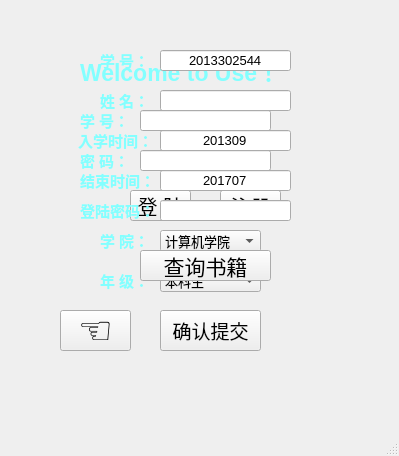
<?xml version="1.0" encoding="UTF-8"?>
<ui version="4.0">
 <class>MainWindow</class>
 <widget class="QMainWindow" name="MainWindow">
  <property name="windowModality">
   <enum>Qt::WindowModal</enum>
  </property>
  <property name="geometry">
   <rect>
    <x>0</x>
    <y>0</y>
    <width>399</width>
    <height>456</height>
   </rect>
  </property>
  <property name="font">
   <font>
    <pointsize>10</pointsize>
    <weight>50</weight>
    <bold>false</bold>
   </font>
  </property>
  <property name="windowTitle">
   <string>图书查询</string>
  </property>
  <property name="styleSheet">
   <string notr="true">border-image:./123.jpg</string>
  </property>
  <property name="unifiedTitleAndToolBarOnMac">
   <bool>false</bool>
  </property>
  <property name="test" stdset="0">
   <pixmap>../../123.JPG</pixmap>
  </property>
  <widget class="QWidget" name="centralWidget">
   <widget class="QLineEdit" name="usename">
    <property name="geometry">
     <rect>
      <x>140</x>
      <y>110</y>
      <width>131</width>
      <height>21</height>
     </rect>
    </property>
    <property name="font">
     <font>
      <pointsize>10</pointsize>
     </font>
    </property>
    <property name="echoMode">
     <enum>QLineEdit::Normal</enum>
    </property>
   </widget>
   <widget class="QLineEdit" name="password">
    <property name="geometry">
     <rect>
      <x>140</x>
      <y>150</y>
      <width>131</width>
      <height>21</height>
     </rect>
    </property>
    <property name="font">
     <font>
      <pointsize>8</pointsize>
     </font>
    </property>
    <property name="echoMode">
     <enum>QLineEdit::Password</enum>
    </property>
   </widget>
   <widget class="QLabel" name="luse">
    <property name="geometry">
     <rect>
      <x>80</x>
      <y>110</y>
      <width>61</width>
      <height>20</height>
     </rect>
    </property>
    <property name="font">
     <font>
      <pointsize>11</pointsize>
      <weight>75</weight>
      <bold>true</bold>
     </font>
    </property>
    <property name="styleSheet">
     <string notr="true">color: rgb(131, 255, 255);</string>
    </property>
    <property name="text">
     <string>学 号：</string>
    </property>
   </widget>
   <widget class="QLabel" name="lpass">
    <property name="geometry">
     <rect>
      <x>80</x>
      <y>150</y>
      <width>61</width>
      <height>20</height>
     </rect>
    </property>
    <property name="font">
     <font>
      <pointsize>11</pointsize>
      <weight>75</weight>
      <bold>true</bold>
     </font>
    </property>
    <property name="styleSheet">
     <string notr="true">color: rgb(131, 255, 255);</string>
    </property>
    <property name="text">
     <string>密 码：</string>
    </property>
   </widget>
   <widget class="QLabel" name="welcome">
    <property name="geometry">
     <rect>
      <x>80</x>
      <y>50</y>
      <width>221</width>
      <height>41</height>
     </rect>
    </property>
    <property name="font">
     <font>
      <pointsize>17</pointsize>
      <weight>75</weight>
      <bold>true</bold>
     </font>
    </property>
    <property name="styleSheet">
     <string notr="true">color: rgb(131, 255, 255);</string>
    </property>
    <property name="text">
     <string>Welcome to Use！</string>
    </property>
   </widget>
   <widget class="QPushButton" name="getin">
    <property name="geometry">
     <rect>
      <x>130</x>
      <y>190</y>
      <width>61</width>
      <height>31</height>
     </rect>
    </property>
    <property name="font">
     <font>
      <pointsize>15</pointsize>
     </font>
    </property>
    <property name="text">
     <string>登 陆</string>
    </property>
   </widget>
   <widget class="QPushButton" name="login">
    <property name="geometry">
     <rect>
      <x>220</x>
      <y>190</y>
      <width>61</width>
      <height>31</height>
     </rect>
    </property>
    <property name="font">
     <font>
      <pointsize>15</pointsize>
     </font>
    </property>
    <property name="text">
     <string>注册</string>
    </property>
   </widget>
   <widget class="QLineEdit" name="usename1">
    <property name="geometry">
     <rect>
      <x>160</x>
      <y>50</y>
      <width>131</width>
      <height>21</height>
     </rect>
    </property>
    <property name="font">
     <font>
      <pointsize>10</pointsize>
     </font>
    </property>
    <property name="text">
     <string>2013302544</string>
    </property>
    <property name="echoMode">
     <enum>QLineEdit::Normal</enum>
    </property>
    <property name="alignment">
     <set>Qt::AlignCenter</set>
    </property>
   </widget>
   <widget class="QLabel" name="luse1">
    <property name="geometry">
     <rect>
      <x>100</x>
      <y>50</y>
      <width>61</width>
      <height>20</height>
     </rect>
    </property>
    <property name="font">
     <font>
      <pointsize>11</pointsize>
      <weight>75</weight>
      <bold>true</bold>
     </font>
    </property>
    <property name="styleSheet">
     <string notr="true">color: rgb(131, 255, 255);</string>
    </property>
    <property name="text">
     <string>学 号：</string>
    </property>
   </widget>
   <widget class="QLabel" name="lname1">
    <property name="geometry">
     <rect>
      <x>100</x>
      <y>90</y>
      <width>61</width>
      <height>20</height>
     </rect>
    </property>
    <property name="font">
     <font>
      <pointsize>11</pointsize>
      <weight>75</weight>
      <bold>true</bold>
     </font>
    </property>
    <property name="styleSheet">
     <string notr="true">color: rgb(131, 255, 255);</string>
    </property>
    <property name="text">
     <string>姓 名：</string>
    </property>
   </widget>
   <widget class="QLineEdit" name="name">
    <property name="geometry">
     <rect>
      <x>160</x>
      <y>90</y>
      <width>131</width>
      <height>21</height>
     </rect>
    </property>
    <property name="font">
     <font>
      <pointsize>10</pointsize>
     </font>
    </property>
    <property name="echoMode">
     <enum>QLineEdit::Normal</enum>
    </property>
    <property name="alignment">
     <set>Qt::AlignCenter</set>
    </property>
   </widget>
   <widget class="QLabel" name="lstart">
    <property name="geometry">
     <rect>
      <x>78</x>
      <y>130</y>
      <width>71</width>
      <height>20</height>
     </rect>
    </property>
    <property name="font">
     <font>
      <pointsize>11</pointsize>
      <weight>75</weight>
      <bold>true</bold>
     </font>
    </property>
    <property name="styleSheet">
     <string notr="true">color: rgb(131, 255, 255);</string>
    </property>
    <property name="text">
     <string>入学时间：</string>
    </property>
   </widget>
   <widget class="QLineEdit" name="starttime">
    <property name="geometry">
     <rect>
      <x>160</x>
      <y>130</y>
      <width>131</width>
      <height>21</height>
     </rect>
    </property>
    <property name="font">
     <font>
      <pointsize>10</pointsize>
     </font>
    </property>
    <property name="text">
     <string>201309</string>
    </property>
    <property name="echoMode">
     <enum>QLineEdit::Normal</enum>
    </property>
    <property name="alignment">
     <set>Qt::AlignCenter</set>
    </property>
   </widget>
   <widget class="QLabel" name="lover">
    <property name="geometry">
     <rect>
      <x>80</x>
      <y>170</y>
      <width>71</width>
      <height>20</height>
     </rect>
    </property>
    <property name="font">
     <font>
      <pointsize>11</pointsize>
      <weight>75</weight>
      <bold>true</bold>
     </font>
    </property>
    <property name="styleSheet">
     <string notr="true">color: rgb(131, 255, 255);</string>
    </property>
    <property name="text">
     <string>结束时间：</string>
    </property>
   </widget>
   <widget class="QLineEdit" name="overtime">
    <property name="geometry">
     <rect>
      <x>160</x>
      <y>170</y>
      <width>131</width>
      <height>21</height>
     </rect>
    </property>
    <property name="font">
     <font>
      <pointsize>10</pointsize>
     </font>
    </property>
    <property name="text">
     <string>201707</string>
    </property>
    <property name="echoMode">
     <enum>QLineEdit::Normal</enum>
    </property>
    <property name="alignment">
     <set>Qt::AlignCenter</set>
    </property>
   </widget>
   <widget class="QComboBox" name="college">
    <property name="geometry">
     <rect>
      <x>160</x>
      <y>230</y>
      <width>101</width>
      <height>22</height>
     </rect>
    </property>
    <item>
     <property name="text">
      <string>计算机学院</string>
     </property>
    </item>
    <item>
     <property name="text">
      <string>电子信息学院</string>
     </property>
    </item>
    <item>
     <property name="text">
      <string>自动化学院</string>
     </property>
    </item>
    <item>
     <property name="text">
      <string>机电学院</string>
     </property>
    </item>
   </widget>
   <widget class="QLabel" name="lcollege">
    <property name="geometry">
     <rect>
      <x>100</x>
      <y>230</y>
      <width>51</width>
      <height>20</height>
     </rect>
    </property>
    <property name="font">
     <font>
      <pointsize>11</pointsize>
      <weight>75</weight>
      <bold>true</bold>
     </font>
    </property>
    <property name="styleSheet">
     <string notr="true">color: rgb(131, 255, 255);</string>
    </property>
    <property name="text">
     <string>学 院：</string>
    </property>
   </widget>
   <widget class="QComboBox" name="grade">
    <property name="geometry">
     <rect>
      <x>160</x>
      <y>270</y>
      <width>101</width>
      <height>22</height>
     </rect>
    </property>
    <item>
     <property name="text">
      <string>本科生</string>
     </property>
    </item>
    <item>
     <property name="text">
      <string>研究生</string>
     </property>
    </item>
    <item>
     <property name="text">
      <string>博士</string>
     </property>
    </item>
    <item>
     <property name="text">
      <string>老师</string>
     </property>
    </item>
   </widget>
   <widget class="QLabel" name="lgrade">
    <property name="geometry">
     <rect>
      <x>100</x>
      <y>270</y>
      <width>51</width>
      <height>20</height>
     </rect>
    </property>
    <property name="font">
     <font>
      <pointsize>11</pointsize>
      <weight>75</weight>
      <bold>true</bold>
     </font>
    </property>
    <property name="styleSheet">
     <string notr="true">color: rgb(131, 255, 255);</string>
    </property>
    <property name="text">
     <string>年 级：</string>
    </property>
   </widget>
   <widget class="QPushButton" name="submit">
    <property name="geometry">
     <rect>
      <x>160</x>
      <y>310</y>
      <width>101</width>
      <height>41</height>
     </rect>
    </property>
    <property name="font">
     <font>
      <pointsize>14</pointsize>
      <weight>50</weight>
      <bold>false</bold>
     </font>
    </property>
    <property name="styleSheet">
     <string notr="true">border-color: rgb(103, 253, 255);</string>
    </property>
    <property name="text">
     <string>确认提交</string>
    </property>
   </widget>
   <widget class="QPushButton" name="search">
    <property name="geometry">
     <rect>
      <x>140</x>
      <y>250</y>
      <width>131</width>
      <height>31</height>
     </rect>
    </property>
    <property name="font">
     <font>
      <pointsize>16</pointsize>
     </font>
    </property>
    <property name="text">
     <string>查询书籍</string>
    </property>
   </widget>
   <widget class="QLineEdit" name="password1">
    <property name="geometry">
     <rect>
      <x>160</x>
      <y>200</y>
      <width>131</width>
      <height>21</height>
     </rect>
    </property>
    <property name="font">
     <font>
      <pointsize>8</pointsize>
     </font>
    </property>
    <property name="text">
     <string/>
    </property>
    <property name="echoMode">
     <enum>QLineEdit::Normal</enum>
    </property>
    <property name="alignment">
     <set>Qt::AlignCenter</set>
    </property>
   </widget>
   <widget class="QLabel" name="lpass1">
    <property name="geometry">
     <rect>
      <x>80</x>
      <y>200</y>
      <width>71</width>
      <height>20</height>
     </rect>
    </property>
    <property name="font">
     <font>
      <pointsize>11</pointsize>
      <weight>75</weight>
      <bold>true</bold>
     </font>
    </property>
    <property name="styleSheet">
     <string notr="true">color: rgb(131, 255, 255);</string>
    </property>
    <property name="text">
     <string>登陆密码：</string>
    </property>
   </widget>
   <widget class="QPushButton" name="back">
    <property name="geometry">
     <rect>
      <x>60</x>
      <y>310</y>
      <width>71</width>
      <height>41</height>
     </rect>
    </property>
    <property name="font">
     <font>
      <pointsize>29</pointsize>
      <weight>50</weight>
      <bold>false</bold>
     </font>
    </property>
    <property name="text">
     <string>☜</string>
    </property>
   </widget>
  </widget>
  <widget class="QMenuBar" name="menuBar">
   <property name="geometry">
    <rect>
     <x>0</x>
     <y>0</y>
     <width>399</width>
     <height>22</height>
    </rect>
   </property>
  </widget>
  <widget class="QStatusBar" name="statusBar"/>
 </widget>
 <layoutdefault spacing="6" margin="11"/>
 <resources/>
 <connections/>
</ui>
